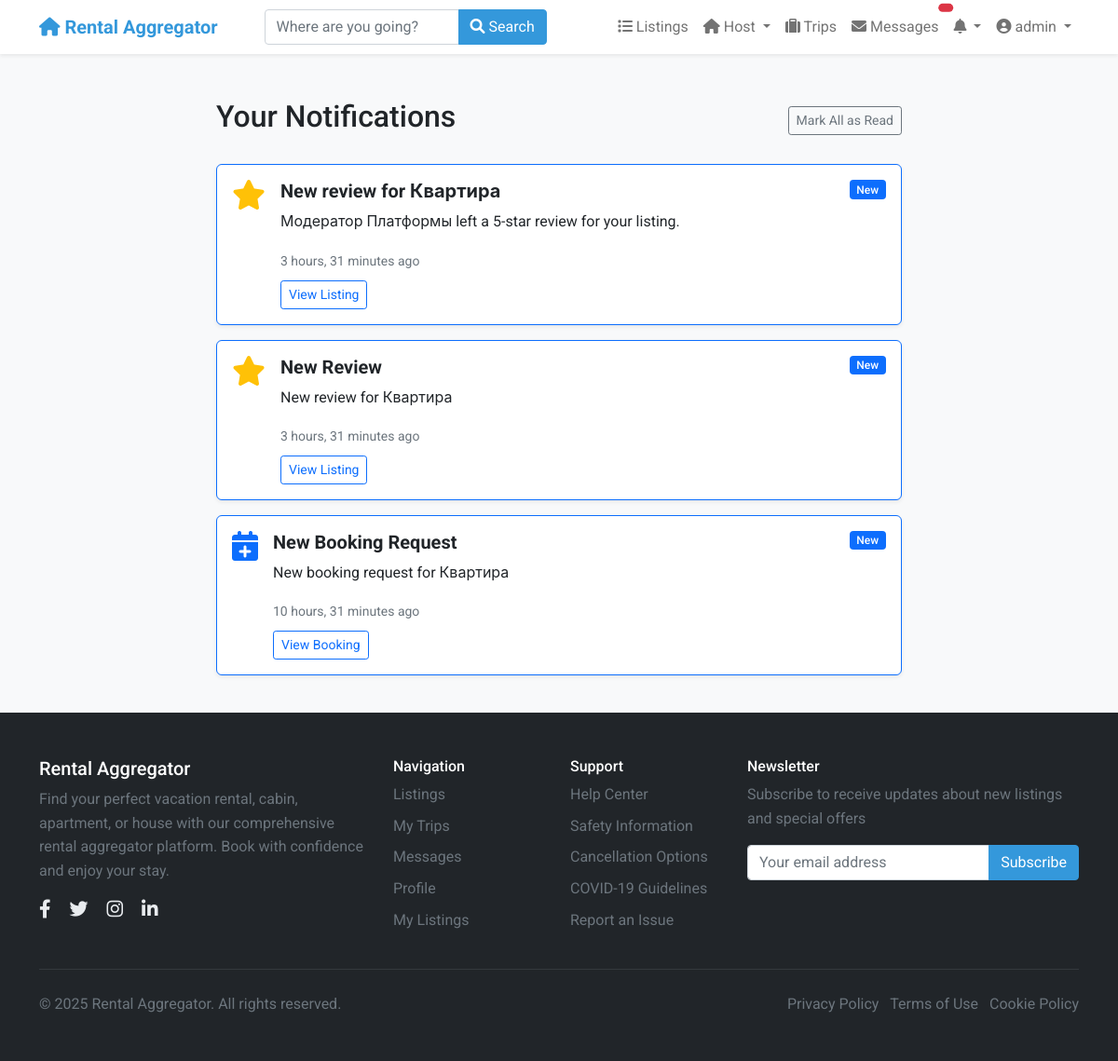
/notifications/ (signed in), run on an earlier commit of the app's database.
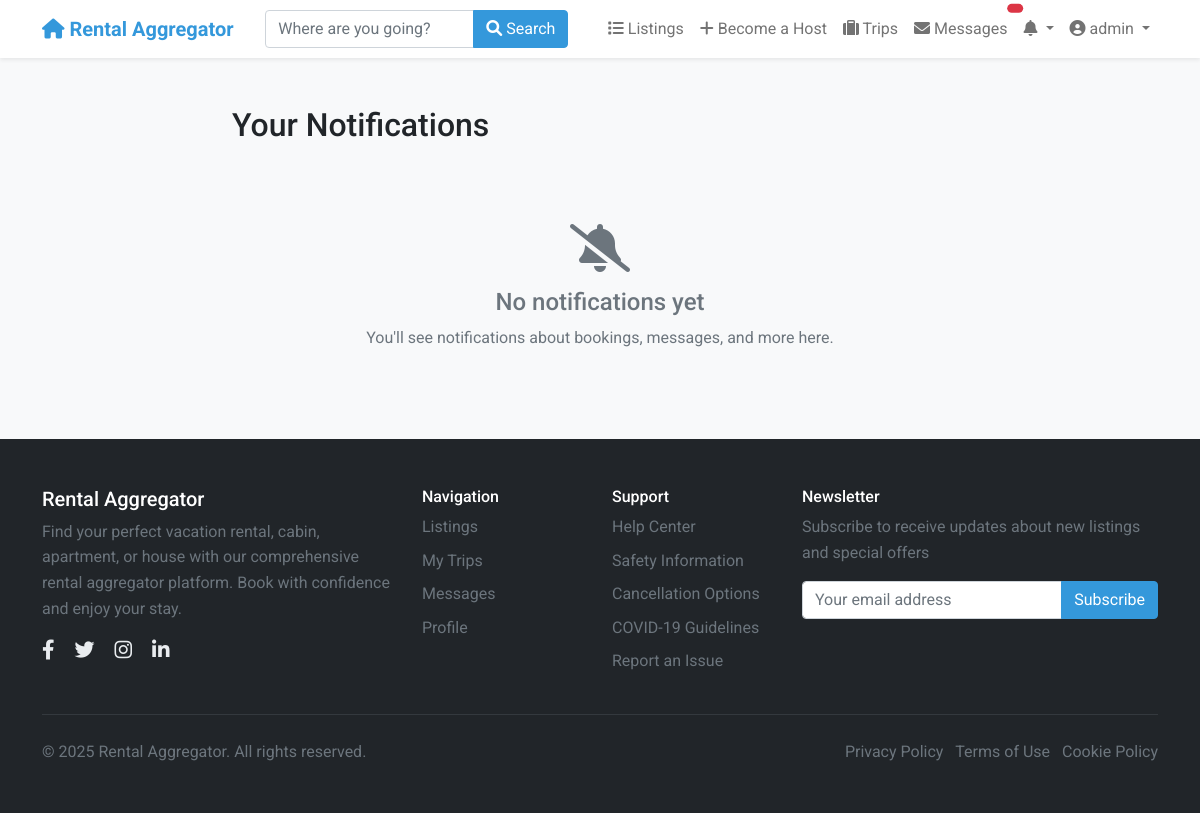
And on a later commit of the database.
### notifications/models.py (models this page shows, shortened)
class Notification(models.Model):
    NOTIFICATION_TYPES = [
        ('booking_request', _('Booking Request')),
        ('booking_confirmed', _('Booking Confirmed')),
        ('booking_canceled', _('Booking Canceled')),
        ('message_received', _('Message Received')),
        ('review_received', _('Review Received')),
        ('listing_approved', _('Listing Approved')),
        ('payment_received', _('Payment Received')),
        ('system', _('System Notification')),
    ]
    user = models.ForeignKey(
        settings.AUTH_USER_MODEL,
        on_delete=models.CASCADE,
        related_name='notifications',
        verbose_name=_("User")
    )
    notification_type = models.CharField(
        _("Notification Type"),
        max_length=30,
        choices=NOTIFICATION_TYPES
    )
    title = models.CharField(_("Title"), max_length=255)
    message = models.TextField(_("Message"))
    is_read = models.BooleanField(_("Is Read"), default=False)
    booking = models.ForeignKey(
        'listings.Booking',
        on_delete=models.CASCADE,
        related_name='notifications',
        null=True,
        blank=True,
        verbose_name=_("Related Booking")
    )
    listing = models.ForeignKey(
        'listings.Listing',
        on_delete=models.CASCADE,
        related_name='notifications',
        null=True,
        blank=True,
        verbose_name=_("Related Listing")
    )
    conversation = models.ForeignKey(
        'chat.Conversation',
        on_delete=models.CASCADE,
        related_name='notifications',
        null=True,
        blank=True,
        verbose_name=_("Related Conversation")
    )
    review = models.ForeignKey(
        'listings.Review',
        on_delete=models.CASCADE,
        related_name='notifications',
        null=True,
        blank=True,
        verbose_name=_("Related Review")
    )
    created_at = models.DateTimeField(_("Created At"), auto_now_add=True)
    class Meta:
        verbose_name = _("Notification")
        verbose_name_plural = _("Notifications")
        ordering = ['-created_at']

### notifications/views.py (the view)
# urls.py: path('', views.notification_list, name='notification_list'),
@login_required
def notification_list(request):
    notifications = request.user.notifications.all().order_by('-created_at')
    return render(request, 'notifications/notification_list.html', {
        'notifications': notifications
    })

### notifications/templates/notifications/notification_list.html (shortened to what the changed rows need)
{% extends 'base.html' %}
{% block content %}
<div class="container mt-4">
    <div class="row">
        <div class="col-md-8 mx-auto">
            <div class="d-flex justify-content-between align-items-center mb-4">
                <h2>Your Notifications</h2>
                {% if notifications %}
                <button class="btn btn-outline-secondary btn-sm" onclick="markAllNotificationsRead()">
                    Mark All as Read
                </button>
                {% endif %}
            </div>
            {% if notifications %}
                {% for notification in notifications %}
                <div class="card mb-3 notification-card {% if not notification.is_read %}border-primary{% endif %}"
                     data-notification-id="{{ notification.id }}">
                    <div class="card-body">
                        <div class="d-flex">
                            <div class="notification-icon me-3">
                                {% if notification.notification_type == 'booking_request' %}
                                    <i class="fas fa-calendar-plus text-primary fa-2x"></i>
                                {% elif notification.notification_type == 'booking_confirmed' %}
                                    <i class="fas fa-calendar-check text-success fa-2x"></i>
                                {% elif notification.notification_type == 'message_received' %}
                                    <i class="fas fa-envelope text-info fa-2x"></i>
                                {% elif notification.notification_type == 'review_received' %}
                                    <i class="fas fa-star text-warning fa-2x"></i>
                                {% elif notification.notification_type == 'listing_approved' %}
                                    <i class="fas fa-check-circle text-success fa-2x"></i>
                                {% else %}
                                    <i class="fas fa-bell text-secondary fa-2x"></i>
                                {% endif %}
                            </div>
                            <div class="flex-grow-1">
                                <div class="d-flex justify-content-between align-items-start mb-2">
                                    <h5 class="card-title mb-0 {% if not notification.is_read %}fw-bold{% endif %}">
                                        {{ notification.title }}
                                    </h5>
                                    {% if not notification.is_read %}
                                        <span class="badge bg-primary">New</span>
                                    {% endif %}
                                </div>
                                <p class="card-text">{{ notification.message }}</p>
                                <small class="text-muted">{{ notification.created_at|timesince }} ago</small>
                                {% if notification.booking %}
                                    <div class="mt-2">
                                        <a href="{% url 'listings:booking_detail' reference=notification.booking.booking_reference %}"
                                           class="btn btn-sm btn-outline-primary">View Booking</a>
                                    </div>
                                {% elif notification.listing %}
                                    <div class="mt-2">
                                        <a href="{% url 'listings:listing_detail' pk=notification.listing.pk %}"
                                           class="btn btn-sm btn-outline-primary">View Listing</a>
                                    </div>
                                {% elif notification.conversation %}
                                    <div class="mt-2">
                                        <a href="{% url 'chat:conversation_detail' pk=notification.conversation.pk %}"
                                           class="btn btn-sm btn-outline-primary">View Conversation</a>
                                    </div>
                                {% endif %}
                            </div>
                        </div>
                    </div>
                </div>
                {% endfor %}
            {% else %}
                <div class="text-center py-5">
                    <i class="fas fa-bell-slash fa-3x text-muted mb-3"></i>
                    <h4 class="text-muted">No notifications yet</h4>
                    <p class="text-muted">You'll see notifications about bookings, messages, and more here.</p>
                </div>
            {% endif %}
        </div>
    </div>
</div>
{% endblock %}

### templates/includes/navbar.html (shortened to what the changed rows need)
<nav class="navbar navbar-expand-lg navbar-light bg-white shadow-sm">
    <div class="container">
        <div class="collapse navbar-collapse" id="navbarSupportedContent">
            <ul class="navbar-nav ms-auto mb-2 mb-lg-0">
                {% if user.is_authenticated %}
                    {% if user.is_host %}
                    <li class="nav-item dropdown">
                        <a class="nav-link dropdown-toggle" href="#" id="hostDropdown" role="button"
                           data-bs-toggle="dropdown" aria-expanded="false">
                            <i class="fas fa-home"></i> Host
                        </a>
                    </li>
                    {% else %}
                    <li class="nav-item">
                        <a class="nav-link" href="{% url 'listings:listing_create' %}">
                            <i class="fas fa-plus"></i> Become a Host
                        </a>
                    </li>
                    {% endif %}
                {% endif %}
            </ul>
        </div>
    </div>
</nav>

What changed in the data, as far as the page shows it:
removed Notification: notification_type "review_received" (drawn), title "New review for Квартира", is_read "New", message "Модератор Платформы left a 5-star review for your listing.", created_at "3 hours, 31 minutes", shows "View Listing"
removed Notification: notification_type "review_received" (drawn), title "New Review", is_read "New", message "New review for Квартира", created_at "3 hours, 31 minutes", shows "View Listing"
removed Notification: notification_type "booking_request" (drawn), title "New Booking Request", is_read "New", message "New booking request for Квартира", created_at "10 hours, 31 minutes", shows "View Booking"
changed User "admin": is_host True → False (drawn)
Also different on the page:
text no longer shown: "Host Mark All as Read My Listings"
text now shown: "Become a Host No notifications yet You'll see notifications about bookings, messages, and more here."
